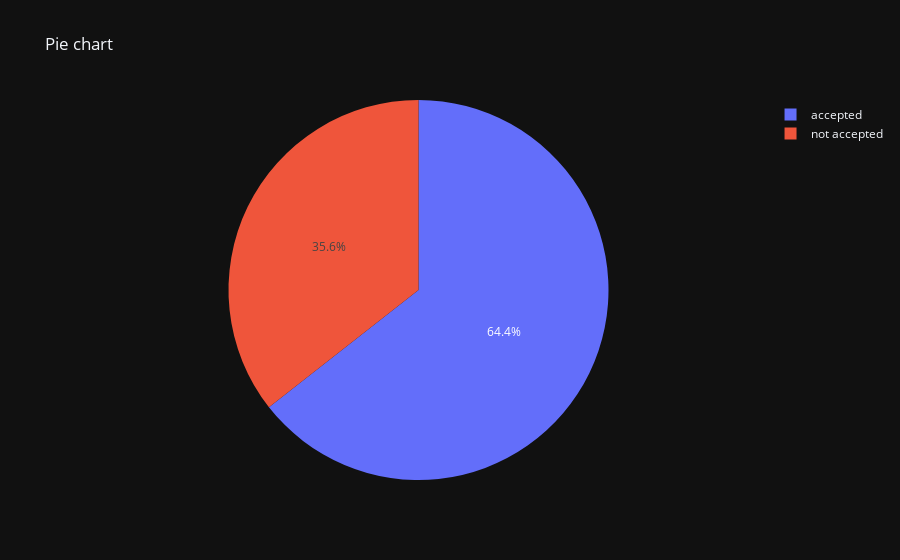

Write notebook code for a chart like this one.
### Code cell
fig = px.pie(data, values=x, names=labels,title='Pie chart' ,template = 'plotly_dark')
fig.show()

### Figure 1 — Plotly figure (JSON) as saved in the notebook; plotly's stock layout.template omitted (floating-point values rounded to 4 significant figures)
{"data": [{"domain": {"x": [0, 1], "y": [0, 1]}, "hovertemplate": "label=%{label}<br>value=%{value}<extra></extra>", "labels": ["accepted", "not accepted"], "legendgroup": "", "name": "", "showlegend": true, "values": [28308, 15634], "type": "pie"}], "layout": {"legend": {"tracegroupgap": 0}, "title": {"text": "Pie chart"}, "autosize": true}}
